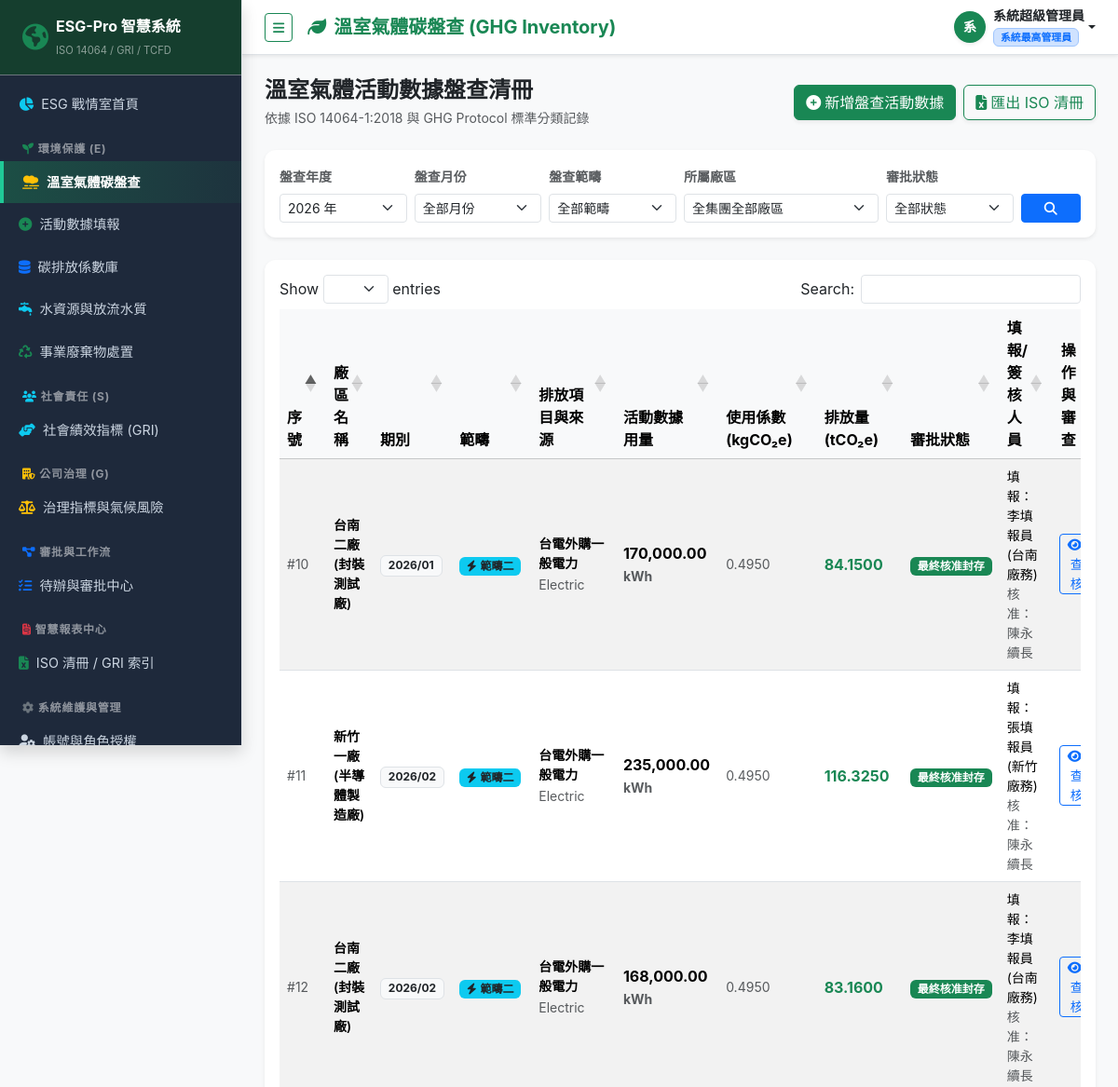
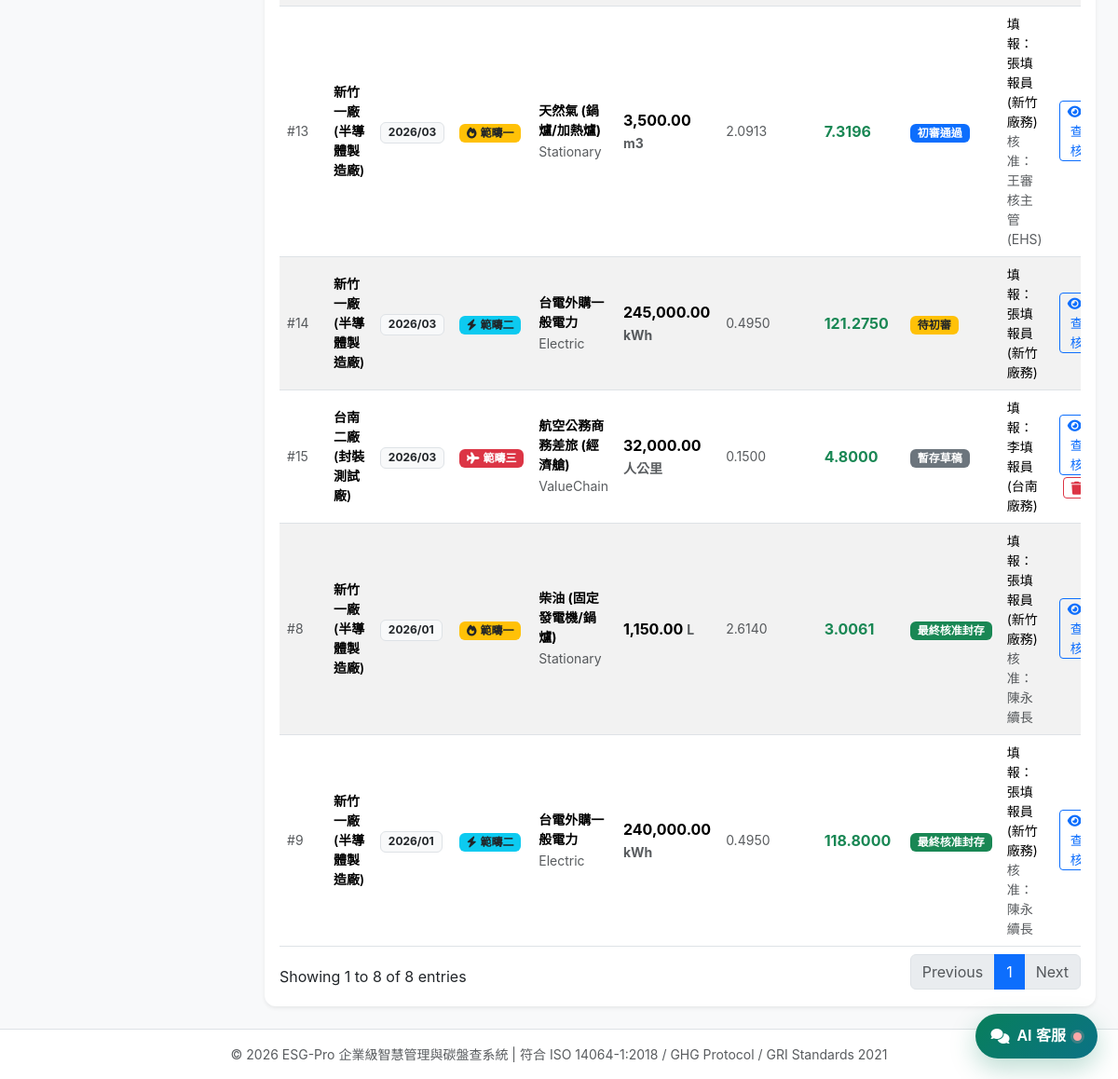
The page /ghg (signed in) on the database its author committed (2 pictures, top to bottom).
### tables this page shows
CREATE TABLE IF NOT EXISTS `sys_users` (
    `id` INT UNSIGNED AUTO_INCREMENT PRIMARY KEY,
    `username` VARCHAR(50) NOT NULL UNIQUE COMMENT '登入帳號',
    `password_hash` VARCHAR(255) NOT NULL COMMENT 'Bcrypt加密雜湊密碼',
    `real_name` VARCHAR(50) NOT NULL COMMENT '真實中文姓名',
    `email` VARCHAR(100) NOT NULL COMMENT '電子信箱',
    `phone` VARCHAR(30) NULL COMMENT '分機或手機',
    `org_id` INT UNSIGNED NOT NULL COMMENT '所屬組織/部門',
    `role_id` INT UNSIGNED NOT NULL COMMENT '指派角色',
    `status` TINYINT(1) NOT NULL DEFAULT 1 COMMENT '帳號狀態 (1:啟用, 0:停用)',
    `failed_attempts` INT NOT NULL DEFAULT 0 COMMENT '連續密碼錯誤次數',
    `locked_until` DATETIME NULL DEFAULT NULL COMMENT '帳號鎖定截止時間',
    `last_login_at` DATETIME NULL COMMENT '最後登入時間',
    `last_login_ip` VARCHAR(45) NULL COMMENT '最後登入IP',
    `created_at` DATETIME NOT NULL DEFAULT CURRENT_TIMESTAMP,
    `updated_at` DATETIME NULL ON UPDATE CURRENT_TIMESTAMP,
    INDEX `idx_org` (`org_id`),
    INDEX `idx_role` (`role_id`),
    CONSTRAINT `fk_user_org` FOREIGN KEY (`org_id`) REFERENCES `sys_organizations` (`id`) ON DELETE RESTRICT,
    CONSTRAINT `fk_user_role` FOREIGN KEY (`role_id`) REFERENCES `sys_roles` (`id`) ON DELETE RESTRICT
);

CREATE TABLE IF NOT EXISTS `sys_roles` (
    `id` INT UNSIGNED AUTO_INCREMENT PRIMARY KEY,
    `role_key` VARCHAR(50) NOT NULL UNIQUE COMMENT '角色識別代碼',
    `role_name` VARCHAR(50) NOT NULL COMMENT '角色中文名稱',
    `description` VARCHAR(255) NULL COMMENT '角色權責說明',
    `permissions` TEXT NULL COMMENT '功能權限集合(JSON格式)',
    `created_at` DATETIME NOT NULL DEFAULT CURRENT_TIMESTAMP
);

CREATE TABLE IF NOT EXISTS `esg_ghg_records` (
    `id` BIGINT UNSIGNED AUTO_INCREMENT PRIMARY KEY,
    `org_id` INT UNSIGNED NOT NULL COMMENT '所屬廠區/部門',
    `record_year` INT(4) NOT NULL COMMENT '盤查年度',
    `record_month` TINYINT(2) NOT NULL COMMENT '盤查月份 (1-12)',
    `scope` TINYINT(1) NOT NULL COMMENT '範疇分類 (1:範疇一, 2:範疇二, 3:範疇三)',
    `source_type` VARCHAR(50) NOT NULL COMMENT '排放源細項 (Stationary, Mobile, Fugitive, Electric, Steam, ValueChain)',
    `factor_id` INT UNSIGNED NOT NULL COMMENT '使用的係數 ID',
    `activity_amount` DECIMAL(14,4) NOT NULL DEFAULT 0.0000 COMMENT '活動數據用量',
    `calculated_co2e` DECIMAL(14,4) NOT NULL DEFAULT 0.0000 COMMENT '自動試算碳排量 (公噸 tCO2e)',
    `status` VARCHAR(20) NOT NULL DEFAULT 'draft' COMMENT '狀態 (draft, submitted, approved_l1, approved_final, rejected)',
    `user_id` INT UNSIGNED NOT NULL COMMENT '填報人員 ID',
    `approver_id` INT UNSIGNED NULL DEFAULT NULL COMMENT '最後審核主管 ID',
    `reject_reason` TEXT NULL COMMENT '退件原因備註',
    `created_at` DATETIME NOT NULL DEFAULT CURRENT_TIMESTAMP,
    `updated_at` DATETIME NULL ON UPDATE CURRENT_TIMESTAMP,
    INDEX `idx_org_year` (`org_id`, `record_year`),
    INDEX `idx_scope` (`scope`),
    INDEX `idx_status` (`status`),
    CONSTRAINT `fk_ghg_org` FOREIGN KEY (`org_id`) REFERENCES `sys_organizations` (`id`) ON DELETE RESTRICT,
    CONSTRAINT `fk_ghg_factor` FOREIGN KEY (`factor_id`) REFERENCES `esg_emission_factors` (`id`) ON DELETE RESTRICT,
    CONSTRAINT `fk_ghg_user` FOREIGN KEY (`user_id`) REFERENCES `sys_users` (`id`) ON DELETE RESTRICT
);

CREATE TABLE IF NOT EXISTS `sys_organizations` (
    `id` INT UNSIGNED AUTO_INCREMENT PRIMARY KEY,
    `org_code` VARCHAR(50) NOT NULL UNIQUE COMMENT '組織代碼',
    `org_name` VARCHAR(100) NOT NULL COMMENT '組織名稱',
    `org_type` ENUM('group', 'company', 'plant', 'dept') NOT NULL DEFAULT 'dept' COMMENT '層級類型',
    `parent_id` INT UNSIGNED NULL DEFAULT NULL COMMENT '父組織ID',
    `leader_name` VARCHAR(50) NULL DEFAULT NULL COMMENT '負責人姓名',
    `contact_phone` VARCHAR(30) NULL DEFAULT NULL COMMENT '聯絡電話',
    `contact_email` VARCHAR(100) NULL DEFAULT NULL COMMENT '聯絡信箱',
    `sort_order` INT NOT NULL DEFAULT 0 COMMENT '排序',
    `created_at` DATETIME NOT NULL DEFAULT CURRENT_TIMESTAMP,
    `updated_at` DATETIME NULL ON UPDATE CURRENT_TIMESTAMP,
    INDEX `idx_parent` (`parent_id`),
    CONSTRAINT `fk_org_parent` FOREIGN KEY (`parent_id`) REFERENCES `sys_organizations` (`id`) ON DELETE SET NULL
);

CREATE TABLE IF NOT EXISTS `esg_emission_factors` (
    `id` INT UNSIGNED AUTO_INCREMENT PRIMARY KEY,
    `category` VARCHAR(50) NOT NULL COMMENT '類別 (Scope1_Fuel, Scope1_Mobile, Scope1_Fugitive, Scope2_Electricity, Scope2_Steam, Scope3)',
    `fuel_name` VARCHAR(100) NOT NULL COMMENT '排放源名稱 (如: 柴油-固定源、車用汽油、台電電力)',
    `activity_unit` VARCHAR(20) NOT NULL COMMENT '活動數據單位 (L, m3, kWh, ton, kg, km)',
    `co2_factor` DECIMAL(12,6) NOT NULL DEFAULT 0.000000 COMMENT 'CO2 排放係數 (kg CO2 / 單位)',
    `ch4_factor` DECIMAL(12,6) NOT NULL DEFAULT 0.000000 COMMENT 'CH4 排放係數 (kg CH4 / 單位)',
    `n2o_factor` DECIMAL(12,6) NOT NULL DEFAULT 0.000000 COMMENT 'N2O 排放係數 (kg N2O / 單位)',
    `total_factor_co2e` DECIMAL(12,6) NOT NULL DEFAULT 0.000000 COMMENT '綜合當量係數 (kg CO2e / 單位)',
    `source_org` VARCHAR(100) NOT NULL COMMENT '係數來源機構 (環境部/能源局/IPCC/EPA)',
    `applicable_year` INT(4) NOT NULL DEFAULT 2024 COMMENT '適用年度',
    `is_active` TINYINT(1) NOT NULL DEFAULT 1 COMMENT '是否有效啟用 (1:有效, 0:停用)',
    `created_by` INT UNSIGNED NULL COMMENT '建立人員',
    `created_at` DATETIME NOT NULL DEFAULT CURRENT_TIMESTAMP,
    `updated_at` DATETIME NULL ON UPDATE CURRENT_TIMESTAMP,
    INDEX `idx_category` (`category`),
    INDEX `idx_year` (`applicable_year`)
);

### views/ghg/index.php (the view, shortened to what the rows shown need)
<div class="row align-items-center mb-4">
    <div class="col-md-6">
        <h4 class="fw-bold mb-1 text-dark">溫室氣體活動數據盤查清冊</h4>
        <p class="text-muted small mb-0">依據 ISO 14064-1:2018 與 GHG Protocol 標準分類記錄</p>
    </div>
    <div class="col-md-6 text-md-end mt-3 mt-md-0">
        <div class="d-flex flex-wrap gap-2 justify-content-md-end">
            <?php if (Auth::can('ghg', 'create')): ?>
            <a href="/esg/ghg/create" class="btn btn-success shadow-sm text-nowrap">
                <i class="fa-solid fa-plus-circle me-1"></i>新增盤查活動數據
            </a>
            <?php endif; ?>
            <a href="/esg/reports/export_iso14064?year=<?= $filters['year'] ?>" class="btn btn-outline-success shadow-sm text-nowrap">
                <i class="fa-solid fa-file-excel me-1"></i>匯出 ISO 清冊
            </a>
        </div>
    </div>
</div>
<div class="card p-3 mb-4 shadow-sm">
    <form method="GET" action="/esg/ghg" class="row g-2 align-items-end">
        <div class="col-6 col-md-2">
            <label class="form-label small text-muted fw-semibold">盤查年度</label>
            <select name="year" class="form-select form-select-sm">
                <?php for ($y = date('Y') + 1; $y >= 2022; $y--): ?>
                    <option value="<?= $y ?>" <?= ($filters['year'] ?? '') == $y ? 'selected' : '' ?>><?= $y ?> 年</option>
                <?php endfor; ?>
            </select>
        </div>
        <div class="col-6 col-md-2">
            <label class="form-label small text-muted fw-semibold">盤查月份</label>
            <select name="month" class="form-select form-select-sm">
                <option value="">全部月份</option>
            </select>
        </div>
        <div class="col-6 col-md-2">
            <label class="form-label small text-muted fw-semibold">盤查範疇</label>
            <select name="scope" class="form-select form-select-sm">
                <option value="">全部範疇</option>
            </select>
        </div>
        <div class="col-6 col-md-3">
            <label class="form-label small text-muted fw-semibold">所屬廠區</label>
            <select name="org_id" class="form-select form-select-sm">
                <option value="">全集團全部廠區</option>
            </select>
        </div>
        <div class="col-8 col-md-2">
            <label class="form-label small text-muted fw-semibold">審批狀態</label>
            <select name="status" class="form-select form-select-sm">
                <option value="">全部狀態</option>
            </select>
        </div>
        <div class="col-4 col-md-1">
            <button type="submit" class="btn btn-primary btn-sm w-100 py-1" title="查詢">
                <i class="fa-solid fa-magnifying-glass"></i>
            </button>
        </div>
    </form>
</div>
<div class="card p-3 shadow-sm">
    <div class="table-responsive">
        <table class="table table-hover table-striped align-middle data-table">
            <thead class="table-light">
                <tr>
                    <th>序號</th>
                    <th>廠區名稱</th>
                    <th>期別</th>
                    <th>範疇</th>
                    <th>排放項目與來源</th>
                    <th>活動數據用量</th>
                    <th>使用係數 (kgCO₂e)</th>
                    <th>排放量 (tCO₂e)</th>
                    <th>審批狀態</th>
                    <th>填報/簽核人員</th>
                    <th class="text-center">操作與審查</th>
                </tr>
            </thead>
            <tbody>
                <?php foreach ($records as $r): ?>
                <tr>
                    <td class="text-muted small">#<?= $r['id'] ?></td>
                    <td class="fw-semibold small"><?= Security::e($r['org_name']) ?></td>
                    <td><span class="badge bg-light text-dark border"><?= $r['record_year'] ?>/<?= sprintf('%02d', $r['record_month']) ?></span></td>
                    <td>
                        <?php if ($r['scope'] == 1): ?>
                            <span class="badge bg-warning text-dark"><i class="fa-solid fa-fire me-1"></i>範疇一</span>
                        <?php elseif ($r['scope'] == 2): ?>
                            <span class="badge bg-info text-dark"><i class="fa-solid fa-bolt me-1"></i>範疇二</span>
                        <?php else: ?>
                            <span class="badge bg-danger"><i class="fa-solid fa-plane me-1"></i>範疇三</span>
                        <?php endif; ?>
                    </td>
                    <td>
                        <div class="fw-bold small"><?= Security::e($r['fuel_name']) ?></div>
                        <small class="text-muted"><?= Security::e($r['source_type']) ?></small>
                    </td>
                    <td class="fw-bold">
                        <?= number_format((float)$r['activity_amount'], 2) ?> <small class="text-muted"><?= Security::e($r['activity_unit']) ?></small>
                    </td>
                    <td class="small text-muted">
                        <?= number_format((float)$r['total_factor_co2e'], 4) ?>
                    </td>
                    <td>
                        <span class="fw-bold text-success fs-6"><?= number_format((float)$r['calculated_co2e'], 4) ?></span>
                    </td>
                    <td>
                        <?php
                            $statusMap = [
                                'draft'          => ['label' => '暫存草稿', 'class' => 'bg-secondary'],
                                'submitted'      => ['label' => '待初審', 'class' => 'bg-warning text-dark'],
                                'approved_l1'    => ['label' => '初審通過', 'class' => 'bg-primary'],
                                'approved_final' => ['label' => '最終核准封存', 'class' => 'bg-success'],
                                'rejected'       => ['label' => '退回修正', 'class' => 'bg-danger'],
                            ];
                            $st = $statusMap[$r['status']] ?? ['label' => $r['status'], 'class' => 'bg-light text-dark'];
                        ?>
                        <span class="badge <?= $st['class'] ?>"><?= $st['label'] ?></span>
                    </td>
                    <td class="small">
                        <div>填報：<?= Security::e($r['submitter_name']) ?></div>
                        <?php if (!empty($r['approver_name'])): ?>
                            <div class="text-muted">核准：<?= Security::e($r['approver_name']) ?></div>
                        <?php endif; ?>
                    </td>
                    <td class="text-center">
                        <a href="/esg/workflow/detail?type=ghg&id=<?= $r['id'] ?>" class="btn btn-outline-primary btn-sm py-0 px-2" title="查核與歷程">
                            <i class="fa-solid fa-eye me-1"></i>查核
                        </a>
                        <?php if (in_array($r['status'], ['draft', 'rejected']) && Auth::can('ghg', 'create')): ?>
                            <form action="/esg/ghg/delete" method="POST" class="d-inline" onsubmit="return confirm('確定要刪除這筆草稿嗎？');">
                                <button type="submit" class="btn btn-outline-danger btn-sm py-0 px-2" title="刪除">
                                    <i class="fa-solid fa-trash"></i>
                                </button>
                            </form>
                        <?php endif; ?>
                    </td>
                </tr>
                <?php endforeach; ?>
            </tbody>
        </table>
    </div>
</div>

### core/Router.php (shortened to what the rows shown need)
<?php
class Router {
    private array $routes = [];
    private function addRoute(string $method, string $path, array $handler): void {
        $pattern = preg_replace('/\{([a-zA-Z0-9_]+)\}/', '(?P<$1>[^/]+)', $path);
        $pattern = '#^' . $pattern . '$#';
        $this->routes[] = [
            'method'  => $method,
            'pattern' => $pattern,
            'handler' => $handler
        ];
    }
    public function dispatch(): void {
        $method = $_SERVER['REQUEST_METHOD'];
        $uri = parse_url($_SERVER['REQUEST_URI'], PHP_URL_PATH);
        $base = '/esg';
        if (str_starts_with($uri, $base)) {
            $uri = substr($uri, strlen($base));
        }
        $uri = '/' . ltrim($uri, '/');
        foreach ($this->routes as $route) {
            if ($route['method'] === $method && preg_match($route['pattern'], $uri, $matches)) {
                [$controllerClass, $action] = $route['handler'];
                $params = array_filter($matches, 'is_string', ARRAY_FILTER_USE_KEY);
                $controller = new $controllerClass();
                call_user_func_array([$controller, $action], $params);
                return;
            }
        }
    }
}

### views/layouts/header.php (shortened to what the rows shown need)
<?php
$currentUser = Auth::user();
?>
<!DOCTYPE html>
<html lang="zh-Hant-TW">
<head>
    <link href="https://cdn.jsdelivr.net/npm/bootstrap@5.3.2/dist/css/bootstrap.min.css" rel="stylesheet">
    <link href="https://cdnjs.cloudflare.com/ajax/libs/font-awesome/6.4.2/css/all.min.css" rel="stylesheet">
    <link href="https://cdn.datatables.net/1.13.7/css/dataTables.bootstrap5.min.css" rel="stylesheet">
    <link href="/esg/assets/css/custom.css" rel="stylesheet">
    <link href="/esg/assets/css/ai-assistant.css" rel="stylesheet">
</head>
<body class="bg-light">
<div class="d-flex" id="wrapper">
    <?php require __DIR__ . '/sidebar.php'; ?>
    <div id="page-content-wrapper">
        <nav class="navbar navbar-expand-lg navbar-white bg-white border-bottom shadow-sm px-3 px-md-4 py-2">
            <div class="container-fluid p-0">
                <button class="btn btn-outline-success btn-sm me-2 me-md-3" id="sidebarToggle" aria-label="切換選單">
                    <i class="fa-solid fa-bars"></i>
                </button>
                <h5 class="m-0 text-success fw-bold d-none d-md-block">
                    <i class="fa-solid fa-leaf text-success me-2"></i><?= Security::e($pageTitle ?? 'ESG 永續戰情室') ?>
                </h5>
                <div class="ms-auto d-flex align-items-center">
                    <div class="dropdown">
                        <a class="nav-link dropdown-toggle d-flex align-items-center text-dark p-0" href="#" role="button" data-bs-toggle="dropdown" aria-expanded="false">
                            <div class="avatar bg-success text-white rounded-circle d-flex align-items-center justify-content-center me-1 me-sm-2 shadow-sm" style="width: 34px; height: 34px; font-weight: 600; font-size: 0.9rem;">
                                <?= mb_substr($currentUser['real_name'] ?? 'U', 0, 1) ?>
                            </div>
                            <div class="d-none d-sm-block text-start">
                                <div class="fw-bold small lh-sm"><?= Security::e($currentUser['real_name'] ?? '') ?></div>
                                <span class="badge bg-primary-subtle text-primary border border-primary-subtle" style="font-size: 0.68rem;">
                                    <?= Security::e($currentUser['role_name'] ?? '') ?>
                                </span>
                            </div>
                        </a>
                    </div>
                </div>
            </div>
        </nav>
        <div class="container-fluid px-2 px-sm-3 px-md-4 py-3 py-md-4">

### rows shown on the page
sys_users: real_name "系", real_name "系統超級管理員", role.role_name "系統最高管理員"
esg_ghg_records: id "15", org.org_name "台南二廠 (封裝測試廠)", record_year "2026", record_month "03", scope 3 (drawn), factor.fuel_name "航空公務商務差旅 (經濟艙)", source_type "ValueChain", activity_amount "32,000.00", factor.activity_unit "人公里", factor.total_factor_co2e "0.1500", calculated_co2e "4.8000", status "暫存草稿", user.real_name "李填報員 (台南廠務)"
esg_ghg_records: id "14", org.org_name "新竹一廠 (半導體製造廠)", record_year "2026", record_month "03", scope 2 (drawn), factor.fuel_name "台電外購一般電力", source_type "Electric", activity_amount "245,000.00", factor.activity_unit "kWh", factor.total_factor_co2e "0.4950", calculated_co2e "121.2750", status "待初審", user.real_name "張填報員 (新竹廠務)"
esg_ghg_records: id "13", org.org_name "新竹一廠 (半導體製造廠)", record_year "2026", record_month "03", scope 1 (drawn), factor.fuel_name "天然氣 (鍋爐/加熱爐)", source_type "Stationary", activity_amount "3,500.00", factor.activity_unit "m3", factor.total_factor_co2e "2.0913", calculated_co2e "7.3196", status "初審通過", user.real_name "張填報員 (新竹廠務)", sys_users.real_name "王審核主管 (EHS)"
esg_ghg_records: id "12", org.org_name "台南二廠 (封裝測試廠)", record_year "2026", record_month "02", scope 2 (drawn), factor.fuel_name "台電外購一般電力", source_type "Electric", activity_amount "168,000.00", factor.activity_unit "kWh", factor.total_factor_co2e "0.4950", calculated_co2e "83.1600", status "最終核准封存", user.real_name "李填報員 (台南廠務)", sys_users.real_name "陳永續長"
esg_ghg_records: id "11", org.org_name "新竹一廠 (半導體製造廠)", record_year "2026", record_month "02", scope 2 (drawn), factor.fuel_name "台電外購一般電力", source_type "Electric", activity_amount "235,000.00", factor.activity_unit "kWh", factor.total_factor_co2e "0.4950", calculated_co2e "116.3250", status "最終核准封存", user.real_name "張填報員 (新竹廠務)", sys_users.real_name "陳永續長"
esg_ghg_records: id "10", org.org_name "台南二廠 (封裝測試廠)", record_year "2026", record_month "01", scope 2 (drawn), factor.fuel_name "台電外購一般電力", source_type "Electric", activity_amount "170,000.00", factor.activity_unit "kWh", factor.total_factor_co2e "0.4950", calculated_co2e "84.1500", status "最終核准封存", user.real_name "李填報員 (台南廠務)", sys_users.real_name "陳永續長"
esg_ghg_records: id "9", org.org_name "新竹一廠 (半導體製造廠)", record_year "2026", record_month "01", scope 2 (drawn), factor.fuel_name "台電外購一般電力", source_type "Electric", activity_amount "240,000.00", factor.activity_unit "kWh", factor.total_factor_co2e "0.4950", calculated_co2e "118.8000", status "最終核准封存", user.real_name "張填報員 (新竹廠務)", sys_users.real_name "陳永續長"
esg_ghg_records: id "8", org.org_name "新竹一廠 (半導體製造廠)", record_year "2026", record_month "01", scope 1 (drawn), factor.fuel_name "柴油 (固定發電機/鍋爐)", source_type "Stationary", activity_amount "1,150.00", factor.activity_unit "L", factor.total_factor_co2e "2.6140", calculated_co2e "3.0061", status "最終核准封存", user.real_name "張填報員 (新竹廠務)", sys_users.real_name "陳永續長"

### other values the page prints
form field year "2026 年"
